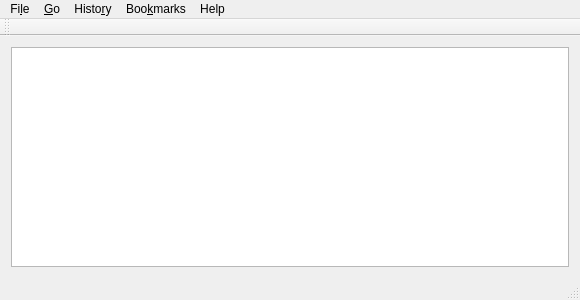
<?xml version="1.0" encoding="UTF-8"?>
<ui version="4.0">
 <class>HelpWindow</class>
 <widget class="QMainWindow" name="HelpWindow">
  <property name="geometry">
   <rect>
    <x>0</x>
    <y>0</y>
    <width>580</width>
    <height>300</height>
   </rect>
  </property>
  <property name="windowTitle">
   <string>HelpWindow</string>
  </property>
  <property name="windowIcon">
   <iconset resource="../imagenes/icons.qrc">
    <normaloff>:/icons/neuraldis32.xpm</normaloff>:/icons/neuraldis32.xpm</iconset>
  </property>
  <widget class="QWidget" name="centralWidget">
   <layout class="QVBoxLayout" name="verticalLayout">
    <item>
     <widget class="QTextBrowser" name="browser">
      <property name="openExternalLinks">
       <bool>true</bool>
      </property>
     </widget>
    </item>
   </layout>
  </widget>
  <widget class="QMenuBar" name="menuHelpBar">
   <property name="geometry">
    <rect>
     <x>0</x>
     <y>0</y>
     <width>580</width>
     <height>27</height>
    </rect>
   </property>
   <widget class="QMenu" name="menuFile">
    <property name="title">
     <string>Fi&amp;le</string>
    </property>
    <addaction name="actionNew_window"/>
    <addaction name="actionOpen_file"/>
    <addaction name="actionPrint"/>
    <addaction name="separator"/>
    <addaction name="actionClose"/>
   </widget>
   <widget class="QMenu" name="menuGo">
    <property name="title">
     <string>&amp;Go</string>
    </property>
    <addaction name="actionBackwards"/>
    <addaction name="actionForwards"/>
    <addaction name="actionHome"/>
   </widget>
   <widget class="QMenu" name="menuHistory">
    <property name="title">
     <string>Histo&amp;ry</string>
    </property>
   </widget>
   <widget class="QMenu" name="menuBookmarks">
    <property name="title">
     <string>Boo&amp;kmarks</string>
    </property>
    <addaction name="actionAdd_bookmark"/>
    <addaction name="separator"/>
   </widget>
   <widget class="QMenu" name="menuHelp">
    <property name="title">
     <string>Help</string>
    </property>
    <addaction name="actionAbout"/>
   </widget>
   <addaction name="menuFile"/>
   <addaction name="menuGo"/>
   <addaction name="menuHistory"/>
   <addaction name="menuBookmarks"/>
   <addaction name="menuHelp"/>
  </widget>
  <widget class="QStatusBar" name="statusHelp"/>
  <widget class="QToolBar" name="mainToolBar">
   <attribute name="toolBarArea">
    <enum>TopToolBarArea</enum>
   </attribute>
   <attribute name="toolBarBreak">
    <bool>false</bool>
   </attribute>
  </widget>
  <action name="actionNew_window">
   <property name="text">
    <string>&amp;New window</string>
   </property>
  </action>
  <action name="actionOpen_file">
   <property name="text">
    <string>&amp;Open file</string>
   </property>
  </action>
  <action name="actionPrint">
   <property name="text">
    <string>&amp;Print</string>
   </property>
  </action>
  <action name="actionClose">
   <property name="text">
    <string>&amp;Close</string>
   </property>
  </action>
  <action name="actionBackwards">
   <property name="icon">
    <iconset resource="../imagenes/icons.qrc">
     <normaloff>:/icons/back.xpm</normaloff>:/icons/back.xpm</iconset>
   </property>
   <property name="text">
    <string>&amp;Backwards</string>
   </property>
  </action>
  <action name="actionForwards">
   <property name="icon">
    <iconset resource="../imagenes/icons.qrc">
     <normaloff>:/icons/forward.xpm</normaloff>:/icons/forward.xpm</iconset>
   </property>
   <property name="text">
    <string>&amp;Forwards</string>
   </property>
  </action>
  <action name="actionHome">
   <property name="icon">
    <iconset resource="../imagenes/icons.qrc">
     <normaloff>:/icons/home.xpm</normaloff>:/icons/home.xpm</iconset>
   </property>
   <property name="text">
    <string>&amp;Home</string>
   </property>
  </action>
  <action name="actionAdd_bookmark">
   <property name="text">
    <string>&amp;Add bookmark</string>
   </property>
  </action>
  <action name="actionAbout">
   <property name="text">
    <string>&amp;About ...</string>
   </property>
  </action>
 </widget>
 <layoutdefault spacing="6" margin="11"/>
 <resources>
  <include location="../imagenes/icons.qrc"/>
 </resources>
 <connections/>
</ui>
